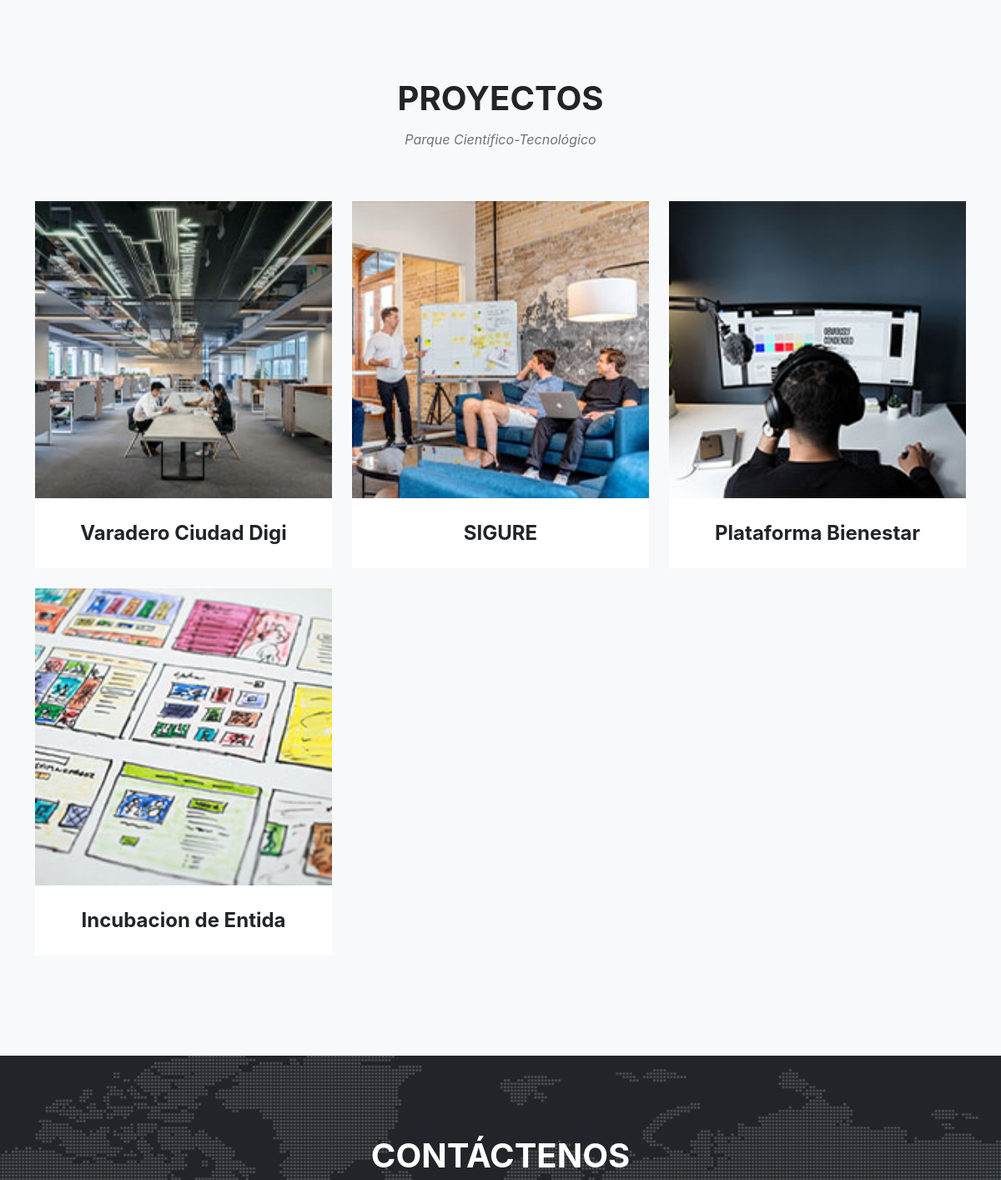
Before: / (middle part) with the older database file.
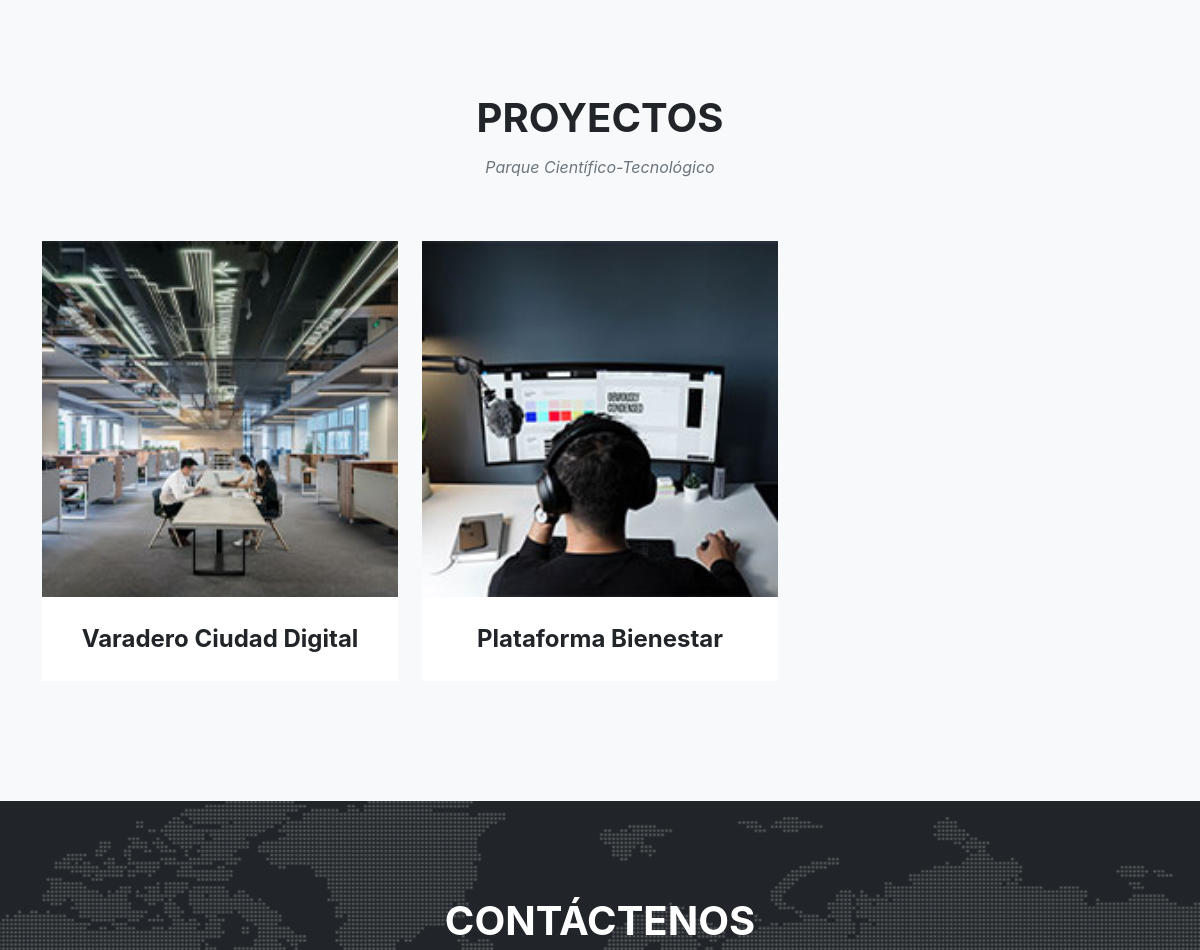
After: the same page with the newer database file.
### App/models.py (models this page shows, shortened)
class Proyecto(models.Model):
    nombre=models.CharField(max_length=250, verbose_name="Nombre del Proyecto")
    descrip=models.TextField(max_length=250, verbose_name="Descripción del Proyecto")
    fecha_inicio=models.DateField(verbose_name="Fecha de Inicio")
    activo=models.BooleanField(default=False)
    imagen=models.ImageField(upload_to='proyecto/', null= True, blank=True)
    file=models.FileField(upload_to='proyecto/', null=True, blank=True)
    class Meta:
        verbose_name='Proyecto'
        verbose_name_plural='Proyectos'
        db_table='proyectos'

### App/views.py (the view)
# urls.py: path('', views.ProyectoListView.as_view(), name='index'),
class ProyectoListView(ListView):
    model = Proyecto
    template_name = 'index.html'
    def get_queryset(self):
        return Proyecto.objects.all()
    def get_context_data(self, **kwargs):
        context=super().get_context_data(**kwargs)
        return context

### templates/index.html (shortened to what this page needs)
{% extends 'base.html' %}
{% load static %}
{% block 'contenido' %}
        <section class="page-section bg-light" id="portfolio">
            <div class="container">
                <div class="text-center">
                    <h2 class="section-heading text-uppercase">Proyectos</h2>
                    <h3 class="section-subheading text-muted">Parque Científico-Tecnológico</h3>
                </div>
                <div class="row">
                    {% for a in object_list %}
                    <div class="col-lg-4 col-sm-6 mb-4">
                        <div class="portfolio-item">
                            <a class="portfolio-link" data-bs-toggle="modal" href="#portfolioModal{{ a.id }}">
                                <img width="100%" class="img-fluid" src="/media/{{ a.imagen }}" alt="..." />
                            </a>
                            <div class="portfolio-caption">
                                <div class="portfolio-caption-heading">{{ a.nombre }}</div>
                            </div>
                        </div>
                    </div>
                    {% endfor %}
                </div>
            </div>
        </section>
{% endblock %}

### templates/base.html (shortened to what this page needs)
{% load static %}
<!DOCTYPE html>
<html lang="en">
    <head>
        <link href="{% static 'agency/css/font1.css'%}" rel="stylesheet" type="text/css" />
        <link href="{% static 'agency/css/font2.css'%}" rel="stylesheet" type="text/css" />
        <link href="{% static 'agency/css/styles.css'%}" rel="stylesheet" />
        <link rel="stylesheet" href="{% static 'bootstrap-icons/bootstrap-icons.css' %}">
    </head>
    <body id="page-top">
        {% block 'contenido' %}
        {% endblock %}
     <section class="page-section" id="contact">
            <div class="container">
                <div class="text-center">
                    <h2 class="section-heading text-uppercase">Contáctenos</h2>
                </div>
            </div>
        </section>
    </body>
</html>

Changed rows visible on the page:
removed Proyecto: imagen (picture), nombre "SIGURE"
removed Proyecto: imagen (picture), nombre "Incubacion de Entida"
changed Proyecto: nombre "Varadero Ciudad Digi" → "Varadero Ciudad Digital"
